Frame 1 (no input): blank canvas, image omitted
Frame 60 (no input): blank canvas, image omitted
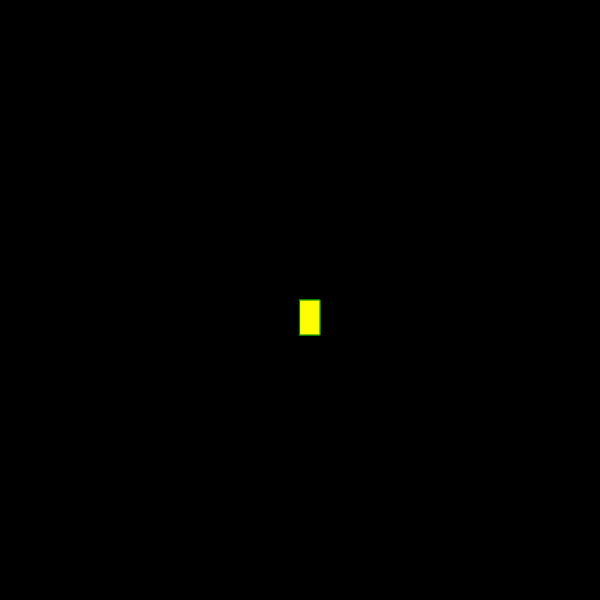
Frame 120 (the mouse pressed at the canvas centre since frame 60)

The p5.js sketch whose frames 1 and 60 were blank and that drew this single picture after the mouse press (run headless with seeded random() and noise() and a simulated clock; from frame 60 on, the mouse is pressed at the canvas centre):

// p5.js sketch
// ── sketch.js
function setup() {
    createCanvas(600, 600);
     background("black");
  }
  
  
  function draw() {
    
    stroke ("green");
    fill ("yellow");
   
    
    // console.log(mouseIsPressed);
    
    if (mouseIsPressed){
      rect(mouseX, mouseY, 20, 35);
    }
  }
